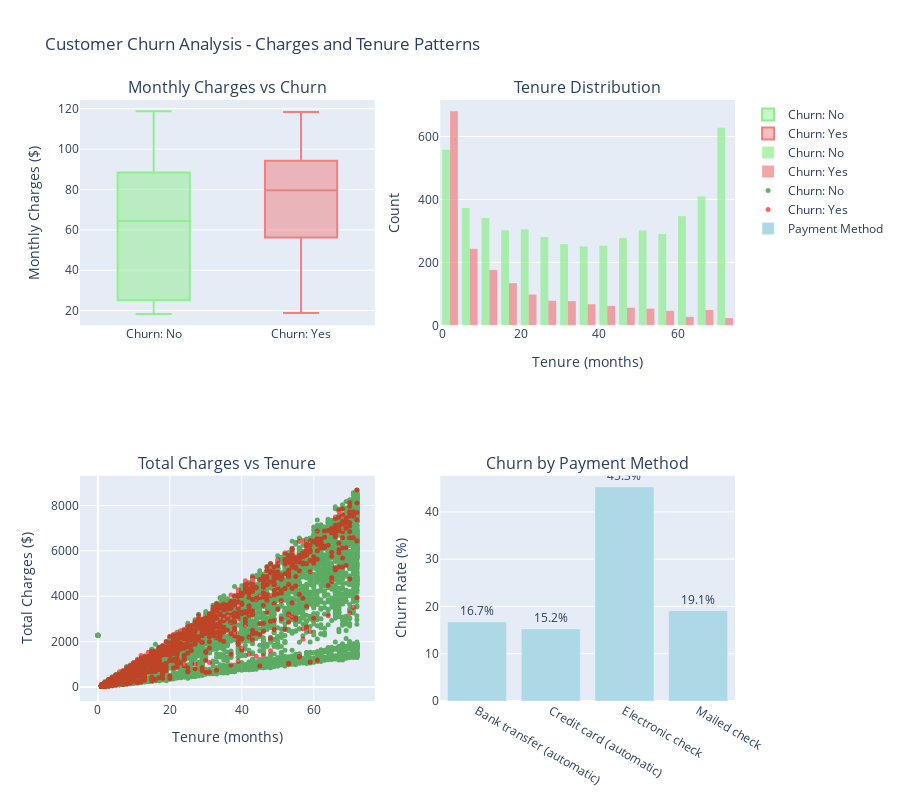

Notebook code for this chart:
### Code cell
# Interactive Tenure and Charges Analysis
fig_charges = make_subplots(
    rows=2, cols=2,
    subplot_titles=('Monthly Charges vs Churn', 'Tenure Distribution', 'Total Charges vs Tenure', 'Churn by Payment Method'),
    specs=[[{"type": "box"}, {"type": "histogram"}],
           [{"type": "scatter"}, {"type": "bar"}]]
)

# 1. Monthly Charges by Churn (Box plot)
for churn_status in ['No', 'Yes']:
    data = df_original[df_original['Churn'] == churn_status]['MonthlyCharges']
    fig_charges.add_trace(
        go.Box(
            y=data,
            name=f'Churn: {churn_status}',
            boxpoints='outliers',
            marker_color='lightgreen' if churn_status == 'No' else 'lightcoral'
        ),
        row=1, col=1
    )

# 2. Tenure Distribution by Churn
for churn_status in ['No', 'Yes']:
    data = df_original[df_original['Churn'] == churn_status]['tenure']
    fig_charges.add_trace(
        go.Histogram(
            x=data,
            name=f'Churn: {churn_status}',
            opacity=0.7,
            nbinsx=20,
            marker_color='lightgreen' if churn_status == 'No' else 'lightcoral'
        ),
        row=1, col=2
    )

# 3. Total Charges vs Tenure (Scatter plot)
for churn_status in ['No', 'Yes']:
    data = df_original[df_original['Churn'] == churn_status]
    fig_charges.add_trace(
        go.Scatter(
            x=data['tenure'],
            y=data['TotalCharges'],
            mode='markers',
            name=f'Churn: {churn_status}',
            opacity=0.6,
            marker=dict(
                size=5,
                color='green' if churn_status == 'No' else 'red'
            )
        ),
        row=2, col=1
    )

# 4. Churn by Payment Method
payment_churn = calculate_churn_rate(df_original, 'PaymentMethod')
fig_charges.add_trace(
    go.Bar(
        x=payment_churn.index,
        y=payment_churn['Churn_Rate'],
        name='Payment Method',
        marker_color='lightblue',
        text=[f'{x:.1f}%' for x in payment_churn['Churn_Rate']],
        textposition='outside'
    ),
    row=2, col=2
)

# Update layout
fig_charges.update_layout(
    title_text="Customer Churn Analysis - Charges and Tenure Patterns",
    height=800,
    showlegend=True
)

# Update axes labels
fig_charges.update_yaxes(title_text="Monthly Charges ($)", row=1, col=1)
fig_charges.update_yaxes(title_text="Count", row=1, col=2)
fig_charges.update_xaxes(title_text="Tenure (months)", row=1, col=2)
fig_charges.update_xaxes(title_text="Tenure (months)", row=2, col=1)
fig_charges.update_yaxes(title_text="Total Charges ($)", row=2, col=1)
fig_charges.update_yaxes(title_text="Churn Rate (%)", row=2, col=2)

fig_charges.show()

### Figure 1 — Plotly figure (JSON) as saved in the notebook; plotly's stock layout.template omitted (floating-point values rounded to 4 significant figures; data arrays with more than 128 entries replaced by an {"elided": "..."} marker saying what was removed)
{"data": [{"boxpoints": "outliers", "marker": {"color": "lightgreen"}, "name": "Churn: No", "type": "box", "xaxis": "x", "y": {"elided": "5174 float values"}, "yaxis": "y"}, {"boxpoints": "outliers", "marker": {"color": "lightcoral"}, "name": "Churn: Yes", "type": "box", "xaxis": "x", "y": {"elided": "1869 float values"}, "yaxis": "y"}, {"marker": {"color": "lightgreen"}, "name": "Churn: No", "nbinsx": 20, "opacity": 0.7, "type": "histogram", "x": {"elided": "5174 int values"}, "xaxis": "x2", "yaxis": "y2"}, {"marker": {"color": "lightcoral"}, "name": "Churn: Yes", "nbinsx": 20, "opacity": 0.7, "type": "histogram", "x": {"elided": "1869 int values"}, "xaxis": "x2", "yaxis": "y2"}, {"marker": {"color": "green", "size": 5}, "mode": "markers", "name": "Churn: No", "opacity": 0.6, "type": "scatter", "x": {"elided": "5174 int values"}, "xaxis": "x3", "y": {"elided": "5174 float values"}, "yaxis": "y3"}, {"marker": {"color": "red", "size": 5}, "mode": "markers", "name": "Churn: Yes", "opacity": 0.6, "type": "scatter", "x": {"elided": "1869 int values"}, "xaxis": "x3", "y": {"elided": "1869 float values"}, "yaxis": "y3"}, {"marker": {"color": "lightblue"}, "name": "Payment Method", "text": ["16.7%", "15.2%", "45.3%", "19.1%"], "textposition": "outside", "type": "bar", "x": ["Bank transfer (automatic)", "Credit card (automatic)", "Electronic check", "Mailed check"], "xaxis": "x4", "y": [16.71, 15.24, 45.29, 19.11], "yaxis": "y4"}], "layout": {"annotations": [{"font": {"size": 16}, "showarrow": false, "text": "Monthly Charges vs Churn", "x": 0.225, "xanchor": "center", "xref": "paper", "y": 1, "yanchor": "bottom", "yref": "paper"}, {"font": {"size": 16}, "showarrow": false, "text": "Tenure Distribution", "x": 0.775, "xanchor": "center", "xref": "paper", "y": 1, "yanchor": "bottom", "yref": "paper"}, {"font": {"size": 16}, "showarrow": false, "text": "Total Charges vs Tenure", "x": 0.225, "xanchor": "center", "xref": "paper", "y": 0.375, "yanchor": "bottom", "yref": "paper"}, {"font": {"size": 16}, "showarrow": false, "text": "Churn by Payment Method", "x": 0.775, "xanchor": "center", "xref": "paper", "y": 0.375, "yanchor": "bottom", "yref": "paper"}], "height": 800, "showlegend": true, "title": {"text": "Customer Churn Analysis - Charges and Tenure Patterns"}, "xaxis": {"anchor": "y", "domain": [0, 0.45]}, "xaxis2": {"anchor": "y2", "domain": [0.55, 1], "title": {"text": "Tenure (months)"}}, "xaxis3": {"anchor": "y3", "domain": [0, 0.45], "title": {"text": "Tenure (months)"}}, "xaxis4": {"anchor": "y4", "domain": [0.55, 1]}, "yaxis": {"anchor": "x", "domain": [0.625, 1], "title": {"text": "Monthly Charges ($)"}}, "yaxis2": {"anchor": "x2", "domain": [0.625, 1], "title": {"text": "Count"}}, "yaxis3": {"anchor": "x3", "domain": [0, 0.375], "title": {"text": "Total Charges ($)"}}, "yaxis4": {"anchor": "x4", "domain": [0, 0.375], "title": {"text": "Churn Rate (%)"}}}}
